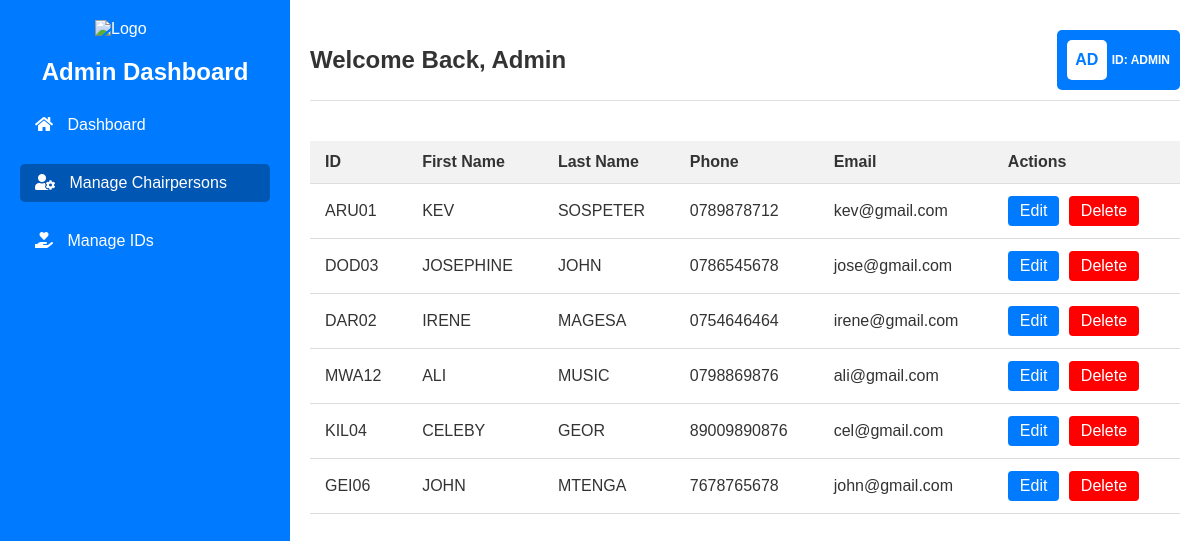
/manage-chairperson.php, run on the app's committed database.
### tables this page shows
CREATE TABLE `chairperson` (
  `chairperson_id` int(11) NOT NULL,
  `fname` varchar(45) NOT NULL,
  `mname` varchar(45) NOT NULL,
  `lname` varchar(45) NOT NULL,
  `gender` enum('male','female') NOT NULL,
  `dob` date NOT NULL,
  `location` varchar(45) NOT NULL,
  `phone` varchar(45) NOT NULL,
  `email` varchar(45) NOT NULL,
  `password` varchar(45) NOT NULL,
  `idkey` varchar(45) NOT NULL
);

### manage-chairperson.php (the view, shortened to what this page needs)
<?php
$conn = mysqli_connect("localhost", "root", "", "dmess");
$chairpersonsQuery = "SELECT * FROM chairperson";
$chairpersonsResult = mysqli_query($conn, $chairpersonsQuery);
?>
<!DOCTYPE html>
<html lang="en">
<head>
    <link rel="stylesheet" href="css/dashboard.css">
    <link rel="stylesheet" href="css/manage-chairperson.css">
    <link rel="stylesheet" href="https://cdnjs.cloudflare.com/ajax/libs/font-awesome/5.15.3/css/all.min.css">
</head>
<body>
<div class="container">
    <div class="sidebar">
        <div class="logo">
            <img src="pictures/wheelchair.png" alt="Logo">
        </div>
        <h2>Admin Dashboard</h2>
        <ul>
            <li><a href="admin.php"><i class="fas fa-home"></i> Dashboard</a></li>
            <li><a href="manage-chairperson.php" class="active"><i class="fas fa-user-cog"></i> Manage Chairpersons</a></li>
            <li><a href="manage-idkeys.php"><i class="fas fa-hand-holding-heart"></i> Manage IDs</a></li>
        </ul>
    </div>
    <div class="content">
        <div class="top-header">
            <div class="welcome-message">
                <h1>Welcome Back, <strong>Admin</strong></h1>
            </div>
            <div class="profile">
                <div class="profile-rectangle">
                    <div class="profile-initials">
                        AD
                    </div>
                    <div class="profile-info">
                        <p>ID: ADMIN</span></p>
                    </div>
                </div>
            </div>
        </div>
        <table>
            <thead>
                <tr>
                    <th>ID</th>
                    <th>First Name</th>
                    <th>Last Name</th>
                    <th>Phone</th>
                    <th>Email</th>
                    <th>Actions</th>
                </tr>
            </thead>
            <tbody>
                <?php while ($row = mysqli_fetch_assoc($chairpersonsResult)): ?>
                    <tr>
                        <td><?php echo htmlspecialchars($row['idkey']); ?></td>
                        <td><?php echo htmlspecialchars($row['fname']); ?></td>
                        <td><?php echo htmlspecialchars($row['lname']); ?></td>
                        <td><?php echo htmlspecialchars($row['phone']); ?></td>
                        <td><?php echo htmlspecialchars($row['email']); ?></td>
                        <td>
                            <a href="edit-chairperson.php?idkey=<?php echo htmlspecialchars($row['idkey']); ?>" class="edit-btn">Edit</a>
                            <a style="background-color: red" href="edit-chairpersons.php?action=delete&idkey=<?php echo htmlspecialchars($row['idkey']); ?>" class="delete-btn" onclick="return confirm('Are you sure you want to delete this chairperson?');">Delete</a>
                        </td>
                    </tr>
                <?php endwhile; ?>
            </tbody>
        </table>
    </div>
</div>
</body>
</html>

### dashboard.css (style rules this page uses)
body { font-family: 'Arial', sans-serif; background-color: #f4f4f4; margin: 0; padding: 0; color: #333; display: flex; flex-direction: column; height: 100vh; }
.container { display: flex; flex: 1; }
.sidebar { width: 250px; background-color: #007bff; color: #fff; padding: 20px; box-shadow: 2px 0 5px rgba(0, 0, 0, 0.1); flex-shrink: 0; transition: transform 0.3s ease-in-out; }
.sidebar .logo img { width: 100px; margin: 0 auto 10px; display: block; }
.sidebar h2 { text-align: center; margin-bottom: 20px; }
.sidebar ul { list-style: none; padding: 0; }
.sidebar ul li { margin-bottom: 20px; }
.sidebar ul li a { color: #fff; text-decoration: none; display: block; padding: 10px 15px; border-radius: 5px; transition: background-color 0.3s; }
.sidebar ul li a.active, .sidebar ul li a:hover { background-color: #0056b3; }
.sidebar ul li a i { margin-right: 10px; }
.content { flex: 1; padding: 20px; background-color: #fff; display: flex; flex-direction: column; }
.top-header { display: flex; align-items: center; justify-content: space-between; margin-bottom: 20px; padding: 10px 0; border-bottom: 1px solid #e0e0e0; }
.welcome-message { display: flex; align-items: center; }
.welcome-message h1 { margin: 0; font-size: 24px; }
.profile { display: flex; align-items: center; }
.profile-rectangle { display: flex; align-items: center; padding: 5px 10px; background-color: #007bff; color: #fff; border-radius: 5px; height: 50px; }
.profile-initials { width: 40px; height: 40px; background-color: #fff; color: #007bff; display: flex; align-items: center; justify-content: center; font-size: 16px; font-weight: bold; border-radius: 5px; margin-right: 5px; }
.profile-info { display: flex; flex-direction: column; justify-content: center; }
.profile-info p { margin: 0; font-weight: bold; text-align: left; font-size: 12px; }

### manage-chairperson.css (style rules this page uses)
table { width: 100%; border-collapse: collapse; margin-top: 20px; }
th, td { padding: 12px 15px; text-align: left; border-bottom: 1px solid #ddd; }
th { background-color: #f2f2f2; }
.edit-btn, .delete-btn { display: inline-block; padding: 6px 12px; margin-right: 5px; text-decoration: none; background-color: #007bff; color: #fff; border: none; cursor: pointer; border-radius: 4px; transition: background-color 0.3s; }

### data on the page
chairperson: idkey "ARU01", fname "KEV", lname "SOSPETER", phone "0789878712", email "kev@gmail.com"
chairperson: idkey "DOD03", fname "JOSEPHINE", lname "JOHN", phone "0786545678", email "jose@gmail.com"
chairperson: idkey "DAR02", fname "IRENE", lname "MAGESA", phone "0754646464", email "irene@gmail.com"
chairperson: idkey "MWA12", fname "ALI", lname "MUSIC", phone "0798869876", email "ali@gmail.com"
chairperson: idkey "KIL04", fname "CELEBY", lname "GEOR", phone "89009890876", email "cel@gmail.com"
chairperson: idkey "GEI06", fname "JOHN", lname "MTENGA", phone "7678765678", email "john@gmail.com"
